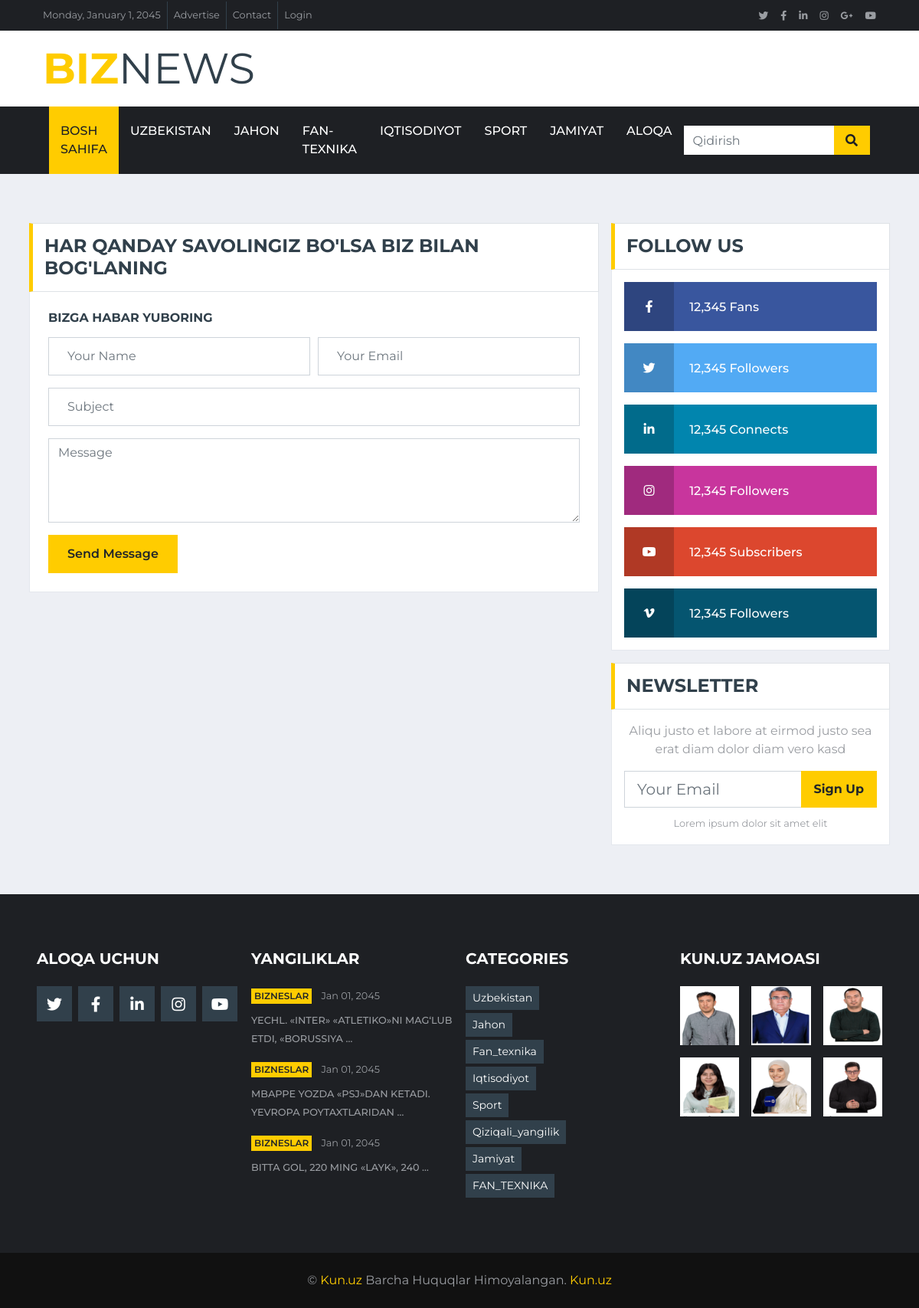
The app's page /contact/, older data.
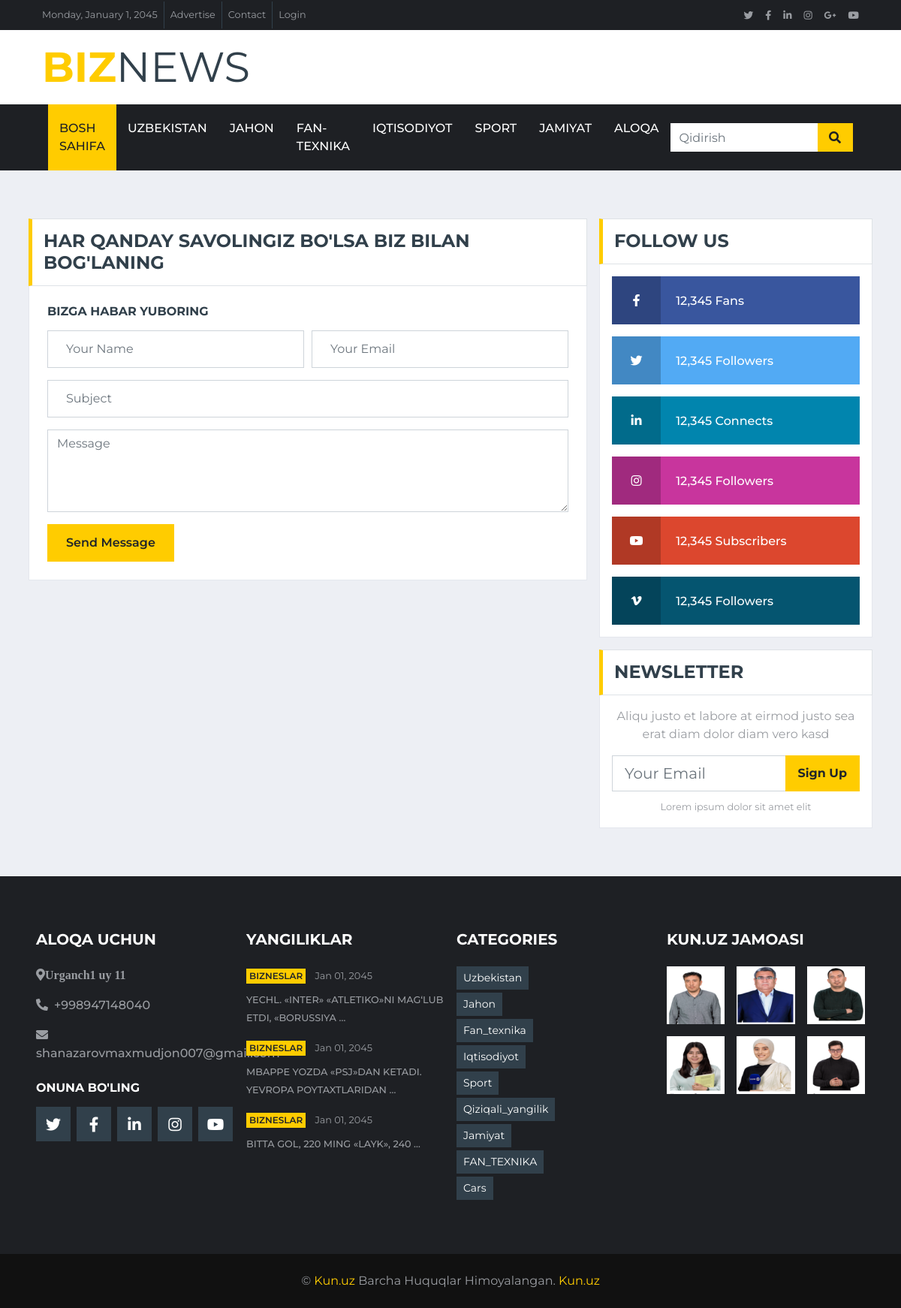
The same page, newer data.
### app/models.py (models this page shows, shortened)
class News(models.Model):
    class Status(models.TextChoices):
        DRAFT = 'DF', 'Draft'
        Published = 'PB', 'Published'
    title = models.CharField(max_length=300)
    slug = models.SlugField(max_length=300)
    body = models.TextField()
    image = models.ImageField(upload_to='news/images')
    category = models.ForeignKey(Category, on_delete=models.CASCADE)
    publish_time = models.DateTimeField(default=timezone.now())
    created_time = models.DateTimeField(auto_now_add=True)
    updated_time = models.DateTimeField(auto_now=True)
    status = models.CharField(max_length=2,
                              choices=Status.choices,
                              default=Status.DRAFT)
    objects = models.Manager()
    published = PublishedManager()
    class Meta:
        ordering = ["-publish_time"]

class Category(models.Model):
    name = models.CharField(max_length=150)

class ContactData(models.Model):
    adress = models.CharField(max_length=150)
    phone = models.CharField(max_length=50)
    email = models.EmailField()

### app/views.py (the view, shortened to what this page needs)
# urls.py: path("contact/", ContactPageView.as_view(), name="contact-us"),
class ContactPageView(TemplateView):
    template_name = 'news/contact.html'
    def get(self,request , *args , **kwargs):
        form  = ContactForm()
        context = {
            'form':form
        }
        return render(request , "news/contact.html" , context)

### app/forms.py
class ContactForm(forms.ModelForm):
    name = forms.CharField()
    class Meta:
        model = Contact
        fields = '__all__'

### app/contect_prossesor.py (called while the page is built)
def lasted_news(request):
    lasted_news = News.published.all().order_by("-publish_time")[:3]
    categories = Category.objects.all()
    contact_data = ContactData.objects.all()
    context = {
        'lasted_news':lasted_news,
        'categories': categories,
        'contact_data': contact_data,
    }
    return context

### app/models.py (called while the page is built)
    def get_queryset(self):
        return super().get_queryset().filter(status=News.Status.Published)

### templates/news/contact.html (shortened to what the changed rows need)
{% extends 'news/base.html' %}
{% load static %}

### templates/news/base.html (shortened to what the changed rows need)
{% load static  %}
<!DOCTYPE html>
<html lang="en">
<head>
    <link href="https://cdnjs.cloudflare.com/ajax/libs/font-awesome/5.15.0/css/all.min.css" rel="stylesheet">
    <link href="{% static 'lib/owlcarousel/assets/owl.carousel.min.css' %}" rel="stylesheet">
    <link href="{% static 'css/style.css' %}" rel="stylesheet">
</head>
<body>
<div class="container-fluid d-none d-lg-block">
    <div class="row align-items-center bg-white py-3 px-lg-5">
        <div class="col-lg-4">
            <a href="index.html" class="navbar-brand p-0 d-none d-lg-block">
                <h1 class="m-0 display-4 text-uppercase text-primary">Biz<span
                        class="text-secondary font-weight-normal">News</span></h1>
            </a>
        </div>
    </div>
</div>
<div class="container-fluid bg-dark pt-5 px-sm-3 px-md-5 mt-5">
    <div class="row py-4">
        <div class="col-lg-3 col-md-6 mb-5">
            <h5 class="mb-4 text-white text-uppercase font-weight-bold">Aloqa Uchun</h5>
            {% for contact in contact_data%}
            <p class="font-weight-medium"><i class="fa fa-map-marker-alt mr-2">{{ contact.adress}}</i></p>
            <p class="font-weight-medium"><i class="fa fa-phone-alt mr-2"></i>{{ contact.phone }}</p>
            <p class="font-weight-medium"><i class="fa fa-envelope mr-2"></i>{{ contact.email }}</p>
            <h6 class="mt-4 mb-3 text-white text-uppercase font-weight-bold">Onuna Bo'ling</h6>
            {% endfor %}
            <div class="d-flex justify-content-start">
                <a class="btn btn-lg btn-secondary btn-lg-square mr-2" href="#"><i class="fab fa-twitter"></i></a>
                <a class="btn btn-lg btn-secondary btn-lg-square mr-2" href="#"><i class="fab fa-facebook-f"></i></a>
                <a class="btn btn-lg btn-secondary btn-lg-square mr-2" href="#"><i class="fab fa-linkedin-in"></i></a>
                <a class="btn btn-lg btn-secondary btn-lg-square mr-2" href="#"><i class="fab fa-instagram"></i></a>
                <a class="btn btn-lg btn-secondary btn-lg-square"
                   href="https://youtu.be/N5cvWO7YjQI?si=EVDi1WagTjScOd0y"><i class="fab fa-youtube"></i></a>
            </div>
        </div>
        <div class="col-lg-3 col-md-6 mb-5">
            {% for news in lasted_news %}
            <div class="mb-3">
                <div class="mb-2">
                    <a class="badge badge-primary text-uppercase font-weight-semi-bold p-1 mr-2" href="">Bizneslar</a>
                    <a class="text-body" href=""><small>Jan 01, 2045</small></a>
                </div>
                <a class="small text-body text-uppercase font-weight-medium" href="{% url 'news_detail_page' news.pk %}"> {{ news.title | truncatewords:6 }} </a>
            </div>
            {% endfor %}
        </div>
        <div class="col-lg-3 col-md-6 mb-5">
            {% for category in categories %}
            <div class="m-n1">
                <a href="{{ category.name }}" class="btn btn-sm btn-secondary m-1"> {{ category.name }} </a>
            </div>
            {% endfor %}
        </div>
    </div>
</div>
</body>
</html>

Row changes from the older to the newer data that the page shows:
added ContactData: adress "Urganch1 uy 11", phone "+998947148040", email "shanazarovmaxmudjon007@gmail.com"
added Category: name "Cars"
